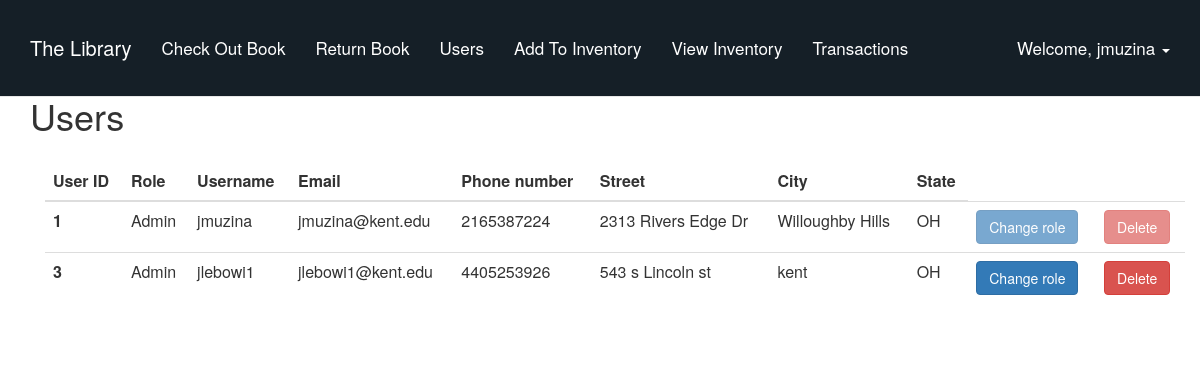
The page /user_management/ (signed in) on the database as committed earlier.
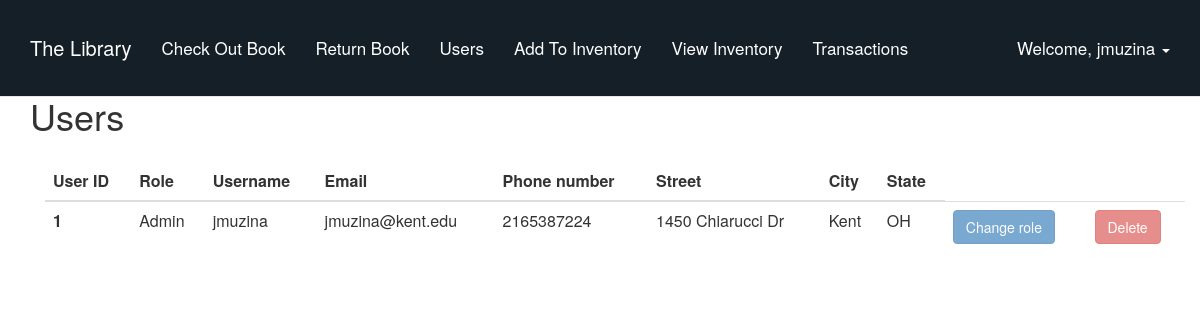
The same page on the database as committed later.
### tables this page shows
CREATE TABLE `users` (
  `user_id` INTEGER NOT NULL PRIMARY KEY AUTOINCREMENT,
  `registered_at` TIMESTAMP NOT NULL DEFAULT (strftime('%Y-%m-%d %H:%M:%S', 'now', 'localtime')),
  `last_login` TIMESTAMP NOT NULL DEFAULT (strftime('%Y-%m-%d %H:%M:%S', 'now', 'localtime')),
  `username` VARCHAR(255),
  `password` VARCHAR(200),
  `email` VARCHAR(200),
  `phone_number` VARCHAR(200),
  `street` VARCHAR(200),
  `city` VARCHAR(200),
  `state` VARCHAR(200)
);

### manage.py (the view)
@app.route("/user_management/",  methods=['GET', 'POST'])
@login_required
def user_management():
    form = EditUserForm()
    if request.method == 'POST':
        id = request.form['id']
        if request.form['type'] == 'delete':
            functions.delete_user(id)
        else:
            functions.update_user_role(id)
    users_dict = functions.all_users()
    return render_template('users.html', form=form, username=session['username'], users = users_dict)

### utils/functions.py (called while the page is built)
def get_database_connection():
    import sqlite3
    sqlite_file = 'database.db'
    file_exists = os.path.isfile(sqlite_file)
    conn = sqlite3.connect(sqlite_file)
    if not file_exists:
        create_sqlite_tables(conn)
    if os.stat(sqlite_file).st_size == 0:
        create_sqlite_tables(conn)
    return conn

def all_users():
    conn = get_database_connection()
    try:
        cursor = conn.cursor()
        cursor.execute("SELECT user_id, username, email, phone_number, street, city, state, \
        (user_id IN (SELECT user_id FROM users NATURAL JOIN staff)) AS is_admin \
        FROM users;")
        results = cursor.fetchall()
        conn.commit()
        cursor.close()
        return results
    except:
        cursor.close()

### templates/users.html (shortened to what this page needs)
{% extends "index.html" %}
{% block content %}
<div class="container">
    <h1>Users</h1>
    <div class="container">
        <table class="table" , id="users">
            <thead>
                <tr>
                    <th scope="col">User ID</th>
                    <th scope="col">Role</th>
                    <th scope="col">Username</th>
                    <th scope="col">Email</th>
                    <th scope="col">Phone number</th>
                    <th scope="col">Street</th>
                    <th scope="col">City</th>
                    <th scope="col">State</th>
                </tr>
            </thead>
            <tbody>
                {% for user in users %}
                    <tr>
                        <th scope="row">{{user[0]}}</th>
                        {% if user[7] == 1 %}
                            <td>Admin</td>
                        {% else %}
                            <td>User</td>
                        {% endif %}
                            <td>{{user[1]}}</td>
                            <td>{{user[2]}}</td>
                            <td>{{user[3]}}</td>
                            <td>{{user[4]}}</td>
                            <td>{{user[5]}}</td>
                            <td>{{user[6]}}</td>
                        {% if session['id'] != user[0] %}
                        <td>
                            <a href="#" data-toggle="modal" data-target='#update{{ user[0] }}' class="btn btn-primary"> Change role </a>
                        </td>
                        <td>
                            <a href="#" data-toggle="modal" data-target='#delete{{ user[0] }}' class="btn btn-danger"> Delete </a>
                        </td>
                        {% else %}
                        <td>
                            <a href="#" data-toggle="modal" data-target='#update{{ user[0] }}'
                                class="btn btn-primary disabled"> Change role </a>
                        </td>
                        <td>
                            <a href="#" data-toggle="modal" data-target='#delete{{ user[0] }}'
                                class="btn btn-danger disabled"> Delete
                            </a>
                        </td>
                        {% endif %}
                    </tr>
                {% endfor %}
            </tbody>
        </table>
    </div>
</div>
{% endblock %}

### templates/index.html (shortened to what this page needs)
<html>
    <head>
        <link rel='stylesheet' href='{{ url_for("static", filename="css/bootstrap.min.css") }}'>
        <link rel='stylesheet' href='{{ url_for("static", filename="css/base.css") }}'>
        <link rel="stylesheet" href="https://maxcdn.bootstrapcdn.com/bootstrap/3.4.0/css/bootstrap.min.css">
    </head>
    <body>
        <nav class="navbar navbar-default navbar-fixed-top" style="background-color: #151f27;">
            <div class="container">
                <div class="navbar-header">
                    <a class="navbar-brand" href="/" style="color:white;">
                      The Library
                    </a>
                </div>
                <div id="navbar" class="navbar-collapse collapse">
                    <ul class="nav navbar-nav" id="navbar-links">
                        {% if session['admin'] %}
                        <li>
                            <a href="/checkout" style="color:white;">Check Out Book</a>
                        </li>
                        <li>
                            <a href="/return_books" style="color:white;">Return Book</a>
                        </li>
                        <li>
                            <a href="/user_management" style="color:white;">Users</a>
                        </li>
                        <li>
                            <a href="/add_books" style="color:white;">Add To Inventory</a>
                        </li>
                        <li>
                            <a href="/inventory" style="color:white;">View Inventory</a>
                        </li>
                        <li>
                            <a href="/transactions" style="color:white;">Transactions</a>
                        </li>
                        {% endif %}
                    </ul>
                    <ul class="nav navbar-nav navbar-right">
                        {% if username %}
                            <li class="dropdown">
                                <a href="#" class="dropdown-toggle" data-toggle="dropdown" role="button" aria-haspopup="true" aria-expanded="false" style="color:white;">
                                    Welcome, {{ username }} <span class="caret"></span>
                                </a>
                            </li>
                        {% else %}
                            <li><a style="color:white;" href="/signup/"><span class="glyphicon glyphicon-user"></span> Sign Up </a></li>
                            <li><a style="color:white;" href="/login/"><span class="glyphicon glyphicon-log-in"></span> Login </a></li>
                        {% endif %}
                    </ul>
                </div>
            </div>
        </nav>
        {% block content %}
        {% endblock %}
    </body>
</html>

Rows that differ between the two databases and show on the page:
removed users: user_id "3", username "jlebowi1", email "jlebowi1@kent.edu", phone_number "4405253926", street "543 s Lincoln st", city "kent", state "OH"
changed users "jmuzina": street "2313 Rivers Edge Dr" → "1450 Chiarucci Dr"; city "Willoughby Hills" → "Kent"
